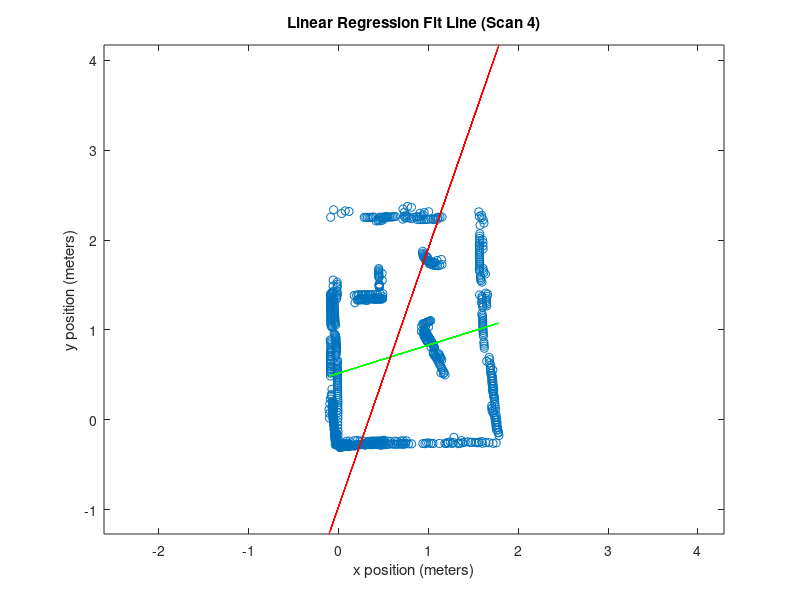

Reproduce this figure in MATLAB. (Note: this script raises an error after producing the figure.)
%% RANSAC Implementation
clear;
load('allRoomDataCleaned.mat');
x = data(1,:)';
y = data(2,:)';
p = polyfit(x, y, 1)
yp = polyval(p, x);
figure(1);clf;
plot(x,y, 'o');hold on;
plot(x, yp, 'g-');
axis equal;
title('Linear Regression Fit Line (Scan 4)');
xlabel('x position (meters)');
ylabel('y position (meters)');


coefficients = pca([x y]);
m = coefficients(2,1) / coefficients(1,1)
b = mean(y) - m * mean(x)
pcay = polyval([m b], x);
plot(x, pcay, 'r')

clearvars -except x y

[bestTestLine] = RANSAC(x,y,0.05,100)

plot(x, bestTestLine, 'r*')

legend('Dataset', 'Linear Regression', 'PCA Fit', 'RANSAC Fit Line')







function [bestTestLine] = RANSAC(x,y,d,n)
points = [x y];

bestInliersSoFar = 0;
bestTestLineSoFar = [];

% For each point pair
for i = 1:n
    matchedPoints = [];
    % Randomly select the points
    point1 = points(randi([1, length(points)]),:);
    point2 = points(randi([1, length(points)]),:);
    
    % Find and plot the line between them
    p = polyfit([point1(1) point2(1)], [point1(2) point2(2)], 1);
    testline = polyval(p, x);
    
    A = point1;
    B = point2;
    
    That = [B(1) - A(1);B(2) - A(2);0]./vecnorm([B(1) - A(1);B(2) - A(2);0]);
    Khat = [0;0;1];
    Nhat = cross(That,Khat);
    
    inliers = 0;
    
    % Test every point with this fit line
    for j = 1:length(points)

        r = points(j,:) - point1;
        r(3) = 0;
        
        a = point1 - point2;
        a(3) = 0;
        b = points(j,:) - point2;
        b(3) = 0;
%         dist = norm(cross(a,b)) / norm(a);
        
        dist = dot(r,Nhat);
        
        if abs(dist) <= d
            inliers = inliers + 1;
            matchedPoints(end+1,:) = points(j,:);
        end
    end
    
    if inliers > bestInliersSoFar
        bestMatchedPoints = matchedPoints;
        bestPoint1SoFar = point1;
        bestPoint2SoFar = point2;
        bestTestLineSoFar = testline;
        bestInliersSoFar = inliers;
        disp(inliers)
    end
    
    axis([min(x) max(x) min(y) max(y)]);
    
%     pause(1)
end
bestTestLine = bestTestLineSoFar
end





